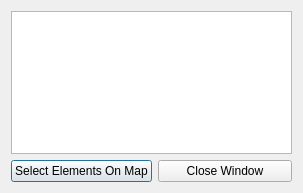
<?xml version="1.0" encoding="UTF-8"?>
<ui version="4.0">
 <class>selectedElements</class>
 <widget class="QDialog" name="selectedElements">
  <property name="geometry">
   <rect>
    <x>0</x>
    <y>0</y>
    <width>303</width>
    <height>193</height>
   </rect>
  </property>
  <property name="windowTitle">
   <string>COASTALME Viewer: Selected Elements</string>
  </property>
  <layout class="QGridLayout" name="gridLayout">
   <item row="1" column="0">
    <widget class="QPushButton" name="pbSelectElements">
     <property name="text">
      <string>Select Elements On Map</string>
     </property>
    </widget>
   </item>
   <item row="0" column="0" colspan="2">
    <widget class="QListWidget" name="elementList">
     <property name="selectionMode">
      <enum>QAbstractItemView::ExtendedSelection</enum>
     </property>
    </widget>
   </item>
   <item row="1" column="1">
    <widget class="QPushButton" name="pbCloseWindow">
     <property name="text">
      <string>Close Window</string>
     </property>
    </widget>
   </item>
  </layout>
 </widget>
 <resources/>
 <connections/>
</ui>
